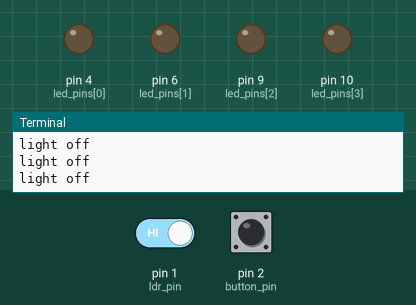
This program was run on a simulated Raspberry Pi (wiringPi pin numbers). Parts: output pins drawn as LEDs (lit = HIGH), the last lines printed to the terminal. The inputs (shaded band) are chosen by the test bench; at power-on: pin 1 (ldr_pin) HIGH, pin 2 (button_pin) LOW. Pin numbers are wiringPi numbers.

Above: at 1.2 s.
1.3 s: pin 1 (ldr_pin) driven LOW
At 2.4 s:
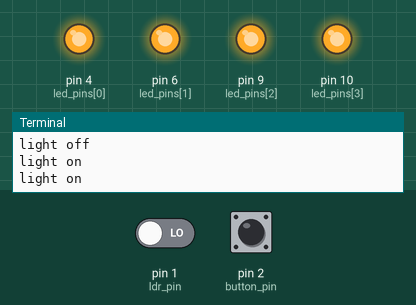
3.0 s: pin 1 (ldr_pin) driven HIGH
At 3.6 s:
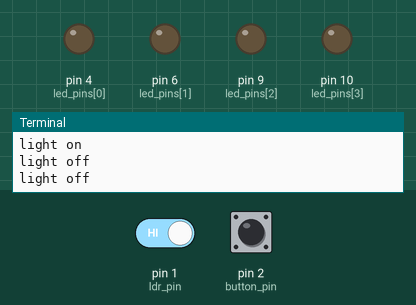
4.5 s: pin 2 (button_pin) pulled HIGH for 3.2 s
At 4.8 s:
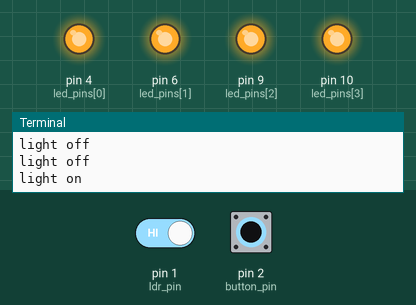
Timing chart, 0 to 9.5 s (numbered marks = the images above; inputs shaded):
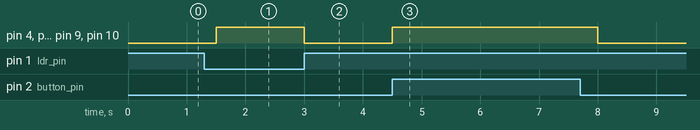

The program:

lab5.3.3_ldr_button_led.py
```python
import wiringpi as wp
import time

ldr_pin = 1
button_pin = 2
led_pins = [4,6,9,10]

wp.wiringPiSetup()  # cleaning up
wp.pinMode(ldr_pin, 0)    # input
wp.pinMode(button_pin, 0)    # input

for pin in led_pins:
    wp.pinMode(pin, 1)            # Set pins to mode 1 ( OUTPUT )


def light_leds():
    for pin in led_pins:
        wp.digitalWrite(pin, 1)  # Set pins to mode 1 ( OUTPUT )

def turn_off_leds():
    for pin in led_pins:
        wp.digitalWrite(pin, 0)  # Set pins to mode 1 ( OUTPUT )

try:
    while True:
        if(wp.digitalRead(ldr_pin) == 0
           or wp.digitalRead(button_pin) == 1):
            print("light on")
            light_leds()
            time.sleep(0.5) #anti bouncing
        else:
            print("light off")
            turn_off_leds()
            time.sleep(0.5) #anti bouncing

except KeyboardInterrupt:
    pass
#cleanup
print("Done")
```

Measured:
- after the input at 1.3 s, pin 4 (led_pins[0]), pin 6 (led_pins[1]), pin 9 (led_pins[2]), pin 10 (led_pins[3]): LOW → HIGH after 0.20 s
- after the input at 3.0 s, pin 4 (led_pins[0]), pin 6 (led_pins[1]), pin 9 (led_pins[2]), pin 10 (led_pins[3]): HIGH → LOW at once
- after the input at 4.5 s, pin 4 (led_pins[0]), pin 6 (led_pins[1]), pin 9 (led_pins[2]), pin 10 (led_pins[3]): LOW → HIGH at once, → LOW 3.5 s later
